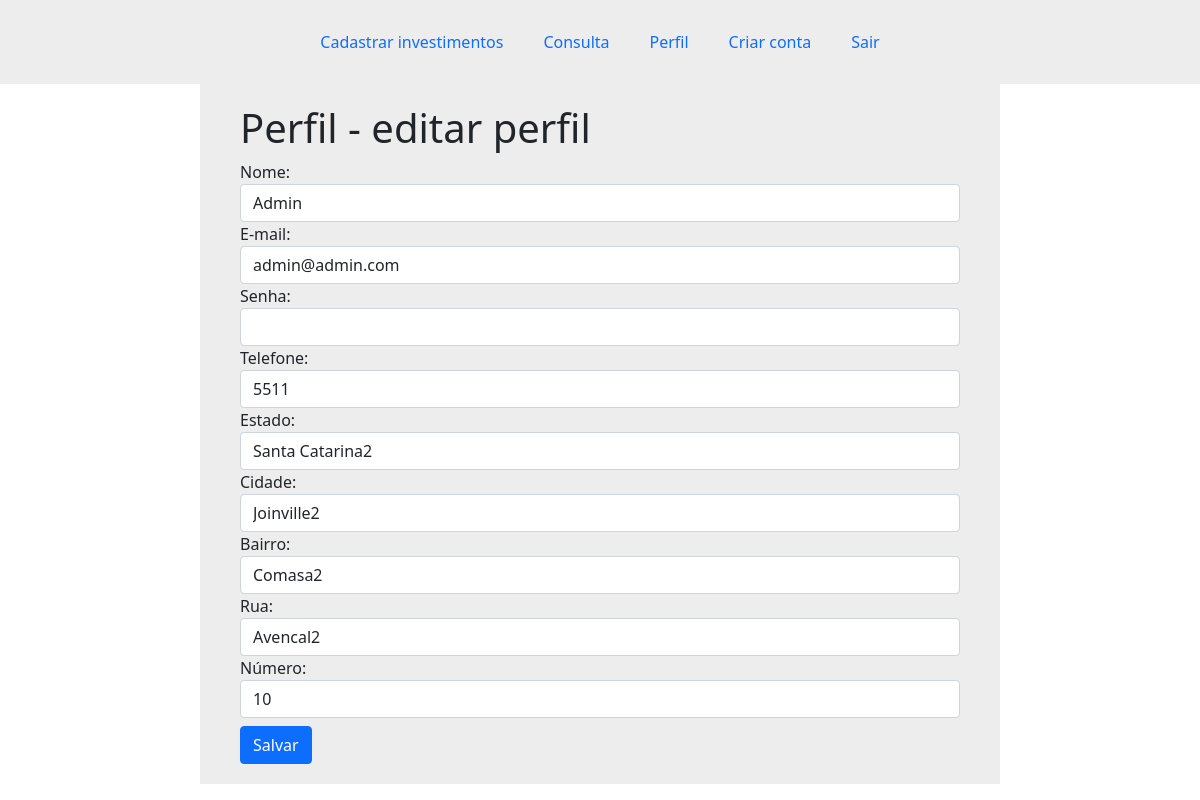
/Pages/perfil.php (signed in), run on an earlier commit of the app's database.
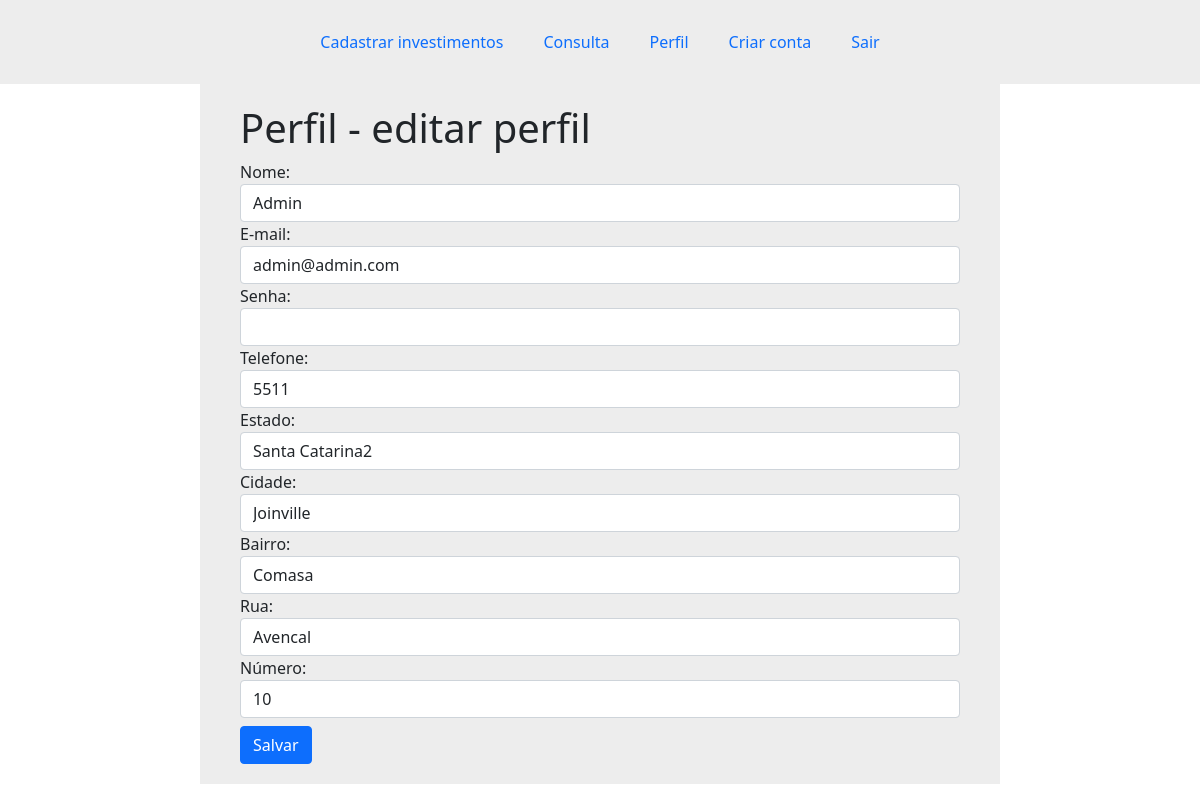
And on a later commit of the database.
### tables this page shows
CREATE TABLE `usuarios` (
  `id` int(11) NOT NULL,
  `nome` varchar(100) NOT NULL,
  `email` varchar(100) NOT NULL,
  `senha` varchar(32) NOT NULL,
  `telefone` varchar(15) NOT NULL,
  `estado` varchar(15) NOT NULL,
  `cidade` varchar(15) NOT NULL,
  `bairro` varchar(20) NOT NULL,
  `rua` varchar(15) NOT NULL,
  `numero` varchar(10) NOT NULL,
  `admin` tinyint(1) NOT NULL
);

### Classes/Usuario.php (called while the page is built, shortened)
<?php
class Usuario{
    public function getUsuario($id){
        global $pdo;
        $sql = $pdo->prepare("SELECT * FROM usuarios WHERE id = :id");
        $sql->bindValue(":id", $id);
        $sql->execute();
        $dados = [];
        if($sql->rowCount() > 0){
            $dados = $sql->fetch();
        }
        return $dados;
    }
}

### Pages/perfil.php (the view, shortened to what this page needs)
<?php
require('../partials/header.php');
require '../Classes/Usuario.php';
$user = new Usuario();
$dados = $user->getUsuario($_SESSION['cLogin']);
            ?>
<div class="container max-width-800">
    <h1>Perfil - editar perfil</h1>
    <form method="post">
        <div class="form-group">
            <label for="nome">Nome:</label>
            <input type="text" name="nome" id="nome" class="form-control" value="<?= $dados['nome'] ?>" />
        </div>
        <div class="form-group">
            <label for="email">E-mail:</label>
            <input type="email" name="email" id="email" class="form-control" value="<?= $dados['email'] ?>" />
        </div>
        <div class="form-group">
            <label for="senha">Senha:</label>
            <input type="password" name="senha" id="senha" class="form-control" value="" />
        </div>
        <div class="form-group">
            <label for="telefone">Telefone:</label>
            <input type="text" name="telefone" id="telefone" class="form-control" value="<?= $dados['telefone'] ?>" />
        </div>
        <div class="form-group">
            <label for="estado">Estado:</label>
            <input type="text" name="estado" id="estado" class="form-control" value="<?= $dados['estado'] ?>" />
        </div>
        <div class="form-group">
            <label for="cidade">Cidade:</label>
            <input type="text" name="cidade" id="cidade" class="form-control" value="<?= $dados['cidade'] ?>" />
        </div>
        <div class="form-group">
            <label for="bairro">Bairro:</label>
            <input type="text" name="bairro" id="bairro" class="form-control" value="<?= $dados['bairro'] ?>" />
        </div>
        <div class="form-group">
            <label for="rua">Rua:</label>
            <input type="text" name="rua" id="rua" class="form-control" value="<?= $dados['rua'] ?>" />
        </div>
        <div class="form-group">
            <label for="numero">Número:</label>
            <input type="text" name="numero" id="numero" class="form-control" value="<?= $dados['numero'] ?>" />
        </div>
        <input type="submit" value="Salvar" class="btn btn-primary mt-2" />
    </form>
</div>
<?php require('../partials/footer.php'); ?>

What changed in the data, as far as the page shows it:
changed usuarios "Admin": cidade "Joinville2" → "Joinville"; bairro "Comasa2" → "Comasa"; rua "Avencal2" → "Avencal"
